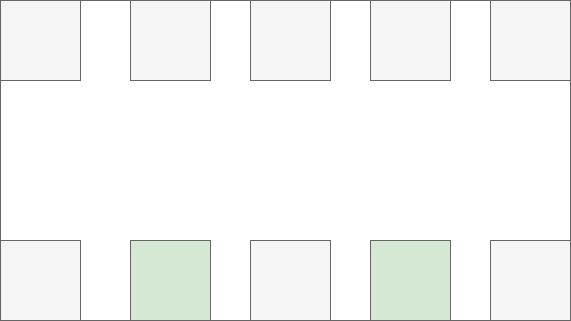
#> input picture server/floor_plan/1.png, 571 x 321 px
$ python RoomFinder.py
#> lines starting #> are read from the running program, lines starting #| are printed output that depends on the picture; after the words box and inside, x2 and y2 are one past the last pixel; in counts of white or black regions, pixels touching at a corner belong together
import cv2
import matplotlib.pyplot as plt
import numpy as np

class RoomFinder:
    room_list = []
    path = None
    col_size = 0
    row_size = 0

    def __init__(self) -> None:
        pass

    def get_rooms(self, filename, path_coord):
        # Clear room list
        self.room_list = []

        img = self.load_image(filename)
#> (printed output is left out)
#> in load_image, `img[img == 102] = 0`:
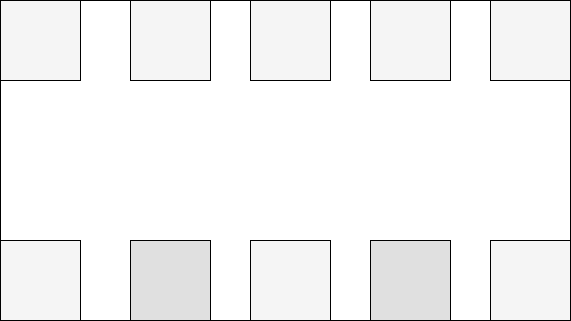
#> img: shape (321, 571); min 0, max 255, mean 244.8
#> in load_image, `img[img != 0] = 1`: img: shape (321, 571); values 0 (black) and 1 (white), 97.9% white; black in thin lines or dots

        # Remove Path
        # self.display_image(img)

        # This is the path
        self.col_size, self.row_size = img.shape
#> self.col_size = 321; self.row_size = 571
        img_searched = self.bfs(img, path_coord, self.row_size, self.col_size)
#> after the loop in bfs, `while queue:`: queue = []; visited = 321 items
#> in bfs, `return np.array(visited)`:
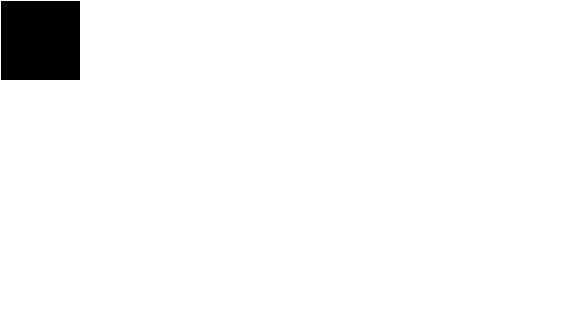
#> returned value: shape (321, 571) int64; values 0 (black) and 1 (white), 96.6% white; 1 black region, box (x1, y1, x2, y2) and area: (1, 1, 80, 80) 6241
        self.path = img_searched

        # Render new image without path
        img = np.multiply(img, img_searched)
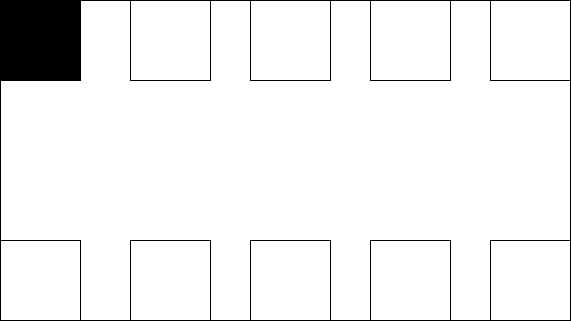
#> img: shape (321, 571) int64; values 0 (black) and 1 (white), 94.5% white; 1 black region, box (x1, y1, x2, y2) and area: (0, 0, 571, 321) 10091

        # loop through all bfs
        for y in range(self.col_size):
            for x in range(self.row_size):
                if img[y][x] == 1:
                    img_searched = self.bfs(img, (x,y), self.row_size, self.col_size)
                    img = np.multiply(img, img_searched)
                    self.room_list.append(img_searched)
#> img: shape (321, 571) int64; every value is 0
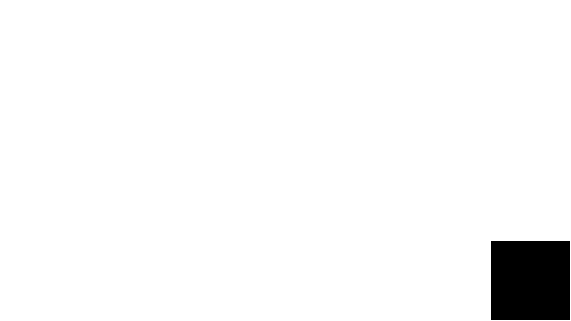
#> img_searched: shape (321, 571) int64; values 0 (black) and 1 (white), 96.6% white; 1 black region, box (x1, y1, x2, y2) and area: (491, 241, 570, 320) 6241
#> after the loop, self.room_list = 10 items

        return

    def load_image(self, filename):
        # Import image - 0 for greyscale mode
        img = cv2.imread(filename, 0)
        print(img)
        self.display_image(img)

        # Image processing
        # img[img == 255] = 1
        # walls are 102
        img[img == 102] = 0
        img[img != 0] = 1
        self.display_image(img)


        # white space
        return img

    def convert_to_coordinates(self, matrix):
        pass

    def display_rooms(self):
        for index,r in enumerate(self.room_list):
            print("----ROOM----", index)
            print("\n",r)
            self.display_image(r)


    def display_image(self, img):
        plt.imshow(img, cmap = 'gray')
        plt.show()

    # start_node = (x,y) = 1,1
    def bfs(self, image_array, start_node, row_size, col_size):
        queue = []
        visited = self.generate_matrix(row_size, col_size)
        queue.append(start_node)

        while queue:
            current_node = queue.pop(0)

            x = current_node[0]
            y = current_node[1]

            if visited[y][x]==0:
                continue
            else:
                visited[y][x] = 0

                # Look at its neighbours
                # Out of bounds check

                # Look up
                if (x >= 0) and (x < row_size) and (y-1 > 0) and (y-1 < col_size):
                    # free space is 1, and not visited is 0
                    if image_array[y-1][x] == 1 and visited[y-1][x] != 0:
                        queue.append((x,y-1))

                # Look down
                if (x >= 0) and (x < row_size) and (y+1 > 0) and (y+1 < col_size):
                    # free space is 1, and not visited is 0
                    if image_array[y+1][x] == 1 and visited[y+1][x] != 0:
                        queue.append((x,y+1))

                # Look left
                if (x-1 >= 0) and (x-1 < row_size) and (y > 0) and (y < col_size):
                    # free space is 1, and not visited is 0
                    if image_array[y][x-1] == 1 and visited[y][x-1] != 0:
                        queue.append((x-1,y))

                # Look Right
                if (x+1 >= 0) and (x+1 < row_size) and (y > 0) and (y < col_size):
                    # free space is 1, and not visited is 0
                    if image_array[y][x+1] == 1 and visited[y][x+1] != 0:
                        queue.append((x+1,y))
        return np.array(visited)

    def generate_matrix(self, x, y):
        matrix = []
        for i in range(y):
            row_list = []
            for j in range(x):
                row_list.append(1)

            matrix.append(row_list)
        return matrix

    # Assumption all rooms are rectangle
    def _generate_room_details(self, id, img):
        first_x = None
        first_y = None
        last_x = None
        last_y = None

        for y in range(self.col_size):
            for x in range(self.row_size):
                # This is part of the room
                if img[y][x] == 0:
                    if first_x is None:
                        first_x = x
                        first_y = y
                        last_x = x
                        last_y = y
                    else:
                        if y > last_y:
                            last_y = y
                        if x > last_x:
                            last_x = x

        print(self.row_size, self.col_size)
        print(first_x, first_y)
        print(last_x, last_y)

        return_val = {
            "id": id,
            "x": first_x-1,
            "y": first_y-1,
            "height": last_y - first_y + 2,
            "width": last_x - first_x + 2,
        }
        return return_val

    def get_room_json(self):
        return_list = []
        for id, r in enumerate(self.room_list):
            print(r)
            return_list.append(self._generate_room_details(id,r))
#> this loop made 10 passes
#> return_val in _generate_room_details on passes 1 to 10: {'id': 0, 'x': 80, 'y': 0, 'height': 320, 'width': 490}, {'id': 1, 'x': 130, 'y': 0, 'height': 80, 'width': 80}, {'id': 2, 'x': 250, 'y': 0, 'height': 80, 'width': 80}, {'id': 3, 'x': 370, 'y': 0, 'height': 80, 'width': 80}, {'id': 4, 'x': 490, 'y': 0, 'height': 80, 'width': 80}, {'id': 5, 'x': 0, 'y': 240, 'height': 80, 'width': 80}, {'id': 6, 'x': 130, 'y': 240, 'height': 80, 'width': 80}, {'id': 7, 'x': 250, 'y': 240, 'height': 80, 'width': 80}, {'id': 8, 'x': 370, 'y': 240, 'height': 80, 'width': 80}, {'id': 9, 'x': 490, 'y': 240, 'height': 80, 'width': 80}
#> (printed output is left out)
#> after the loop, return_list = 10 items
        return return_list

    def get_path(self) -> np.array:
        return self.path

# Test code
if __name__ == "__main__":
    filename = './floor_plan/1.png'
    x = 1
    y = 1

    # THIS IS ANY COORDINATE THAT IS THE PATH AND NOT ROOMS, you need to include this
    coordinates = (x,y)

    rf = RoomFinder()
    rf.get_rooms(filename=filename, path_coord=coordinates)
    # rf.display_rooms()

    # print("----PATH----", rf.get_path())
    print(rf.get_room_json())
